Frame 1 (no input): blank canvas, image omitted
Frame 60 (no input): blank canvas, image omitted
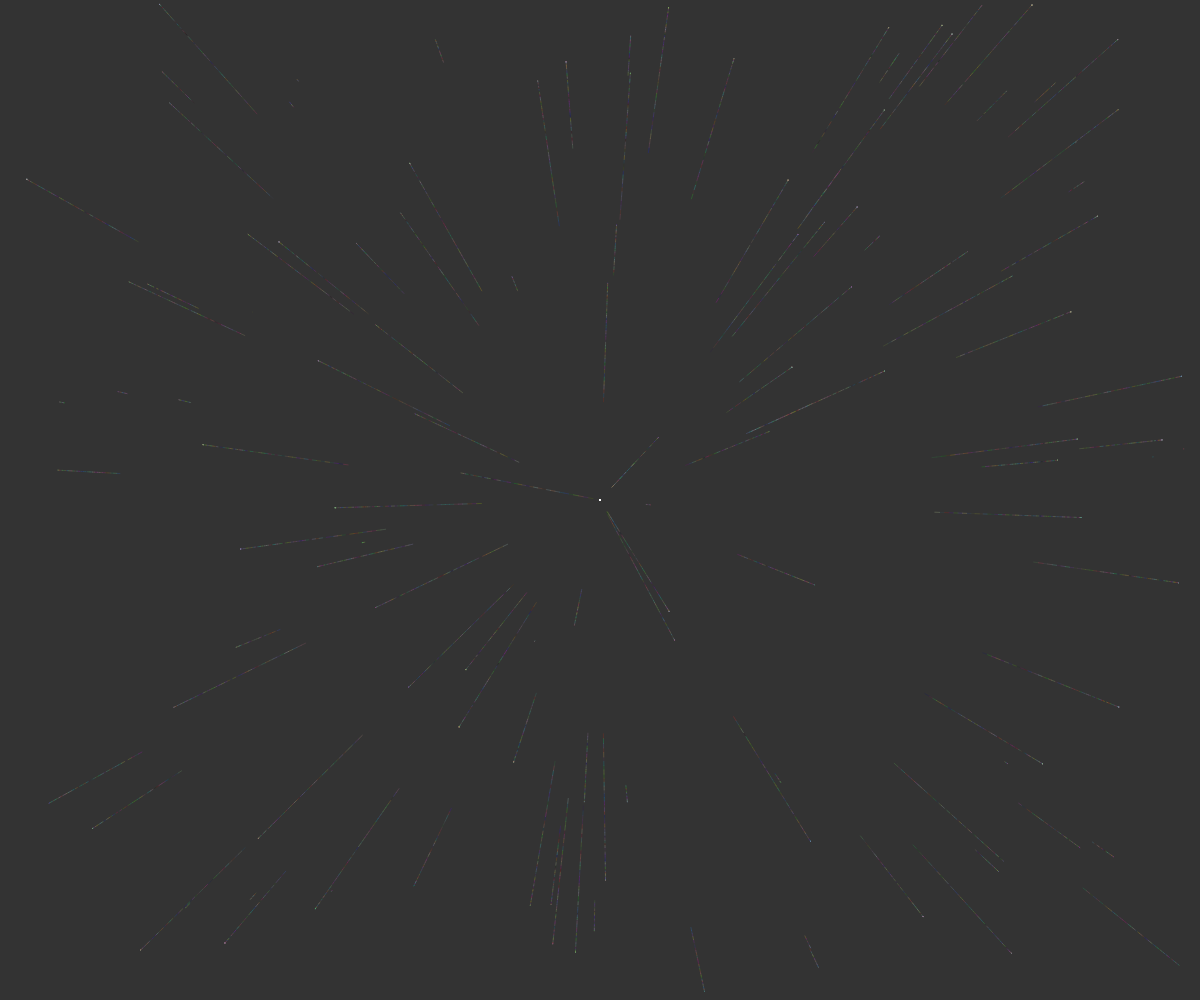
Frame 120 (the mouse pressed at the canvas centre since frame 60)

The p5.js sketch whose frames 1 and 60 were blank and that drew this single picture after the mouse press (run headless with seeded random() and noise() and a simulated clock; from frame 60 on, the mouse is pressed at the canvas centre):

// p5.js sketch
// ── sketch.js
// define varaibles as arrays
var attractors = [];
var particles = [];

// setup background and width/height of canvas
function setup() {
  createCanvas(windowWidth, windowHeight);
  background(51);
}

// when mouse is pressed a new attractor is placed
function mousePressed() {
  attractors.push(createVector(mouseX, mouseY));
}

// draws the main function of the random particles automatically. 
// Calls for mousePressed by drawing what is attractor 
// Calls for functions in particle.js
function draw() {
  stroke(255);
  strokeWeight(2);
  particles.push(new Particle(random(width), random(height)));

  if (particles.length > 100) {
    particles.splice(0, 1);
  }

  for (var i = 0; i < attractors.length ; i++) { //attractors.length
    stroke("C7FBFF");
    point(attractors[i].x, attractors[i].y);
  }
  for (var i = 0; i < particles.length; i++) { //particles.length
    var particle = particles[i];
    for (var j = 0; j < attractors.length; j++) {
      particle.attracted(attractors[j]);
    }
    particle.update();
    particle.show();
  }
}
// ── particle.js
function Particle(x, y) {
  this.pos = createVector(x, y);
  this.prev = createVector(x, y);
  this.vel = createVector(); //p5.Vector.random2D();
  //this.vel = p5.Vector.random2D();
  //this.vel.setMag(random(2, 5));
  this.acc = createVector();

  this.update = function() {
    this.vel.add(this.acc);
    this.vel.limit(5);
    this.pos.add(this.vel);
    this.acc.mult(0);
  }

  this.show = function() {
    stroke(random(255),random(255),random(255), 100);
    strokeWeight(.5);
    line(this.pos.x, this.pos.y, this.prev.x, this.prev.y);

    this.prev.x = this.pos.x;
    this.prev.y = this.pos.y;

  }

  this.attracted = function(target) {
    // var dir = target - this.pos
    var force = p5.Vector.sub(target, this.pos);
    var d = force.mag();
    d = constrain(d, 1, 25);
    var G = 50;
    var strength = G / (d * d);
    force.setMag(strength);
    if (d < 20) {
      force.mult(-10);
    }
    this.acc.add(force);
  }

}
